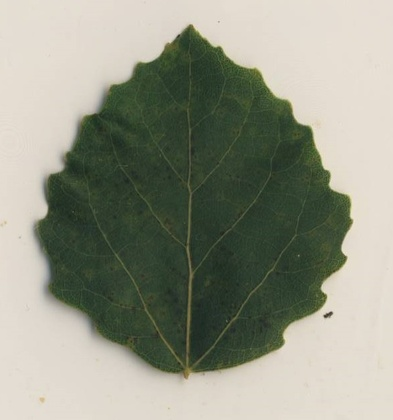
%> input picture 10.jpg, 393 x 420 px, shrunk from 591 x 631 before the run
$ octave main.m   (GNU Octave 9; MATLAB toolbox functions it lacks are replaced by stand-ins)
%> lines starting %> are read from the running program, lines starting %| are printed output that depends on the picture; in (x1, y1, x2, y2) boxes, pixels count from 0 and x2, y2 are one past the last pixel; in counts of white or black regions, pixels touching at a corner belong together; the program's own positions count from 1
%> further down, RGB is the input picture: size 420x393x3 uint8; mean R, G, B 146.6, 149.3, 133.7
### rgb2yuv.m
function YUV=rgb2yuv(RGB)
RGB = mat2gray(RGB);
%> RGB: size 420x393x3 double
R = RGB(:,:,1);
G = RGB(:,:,2);
B = RGB(:,:,3);
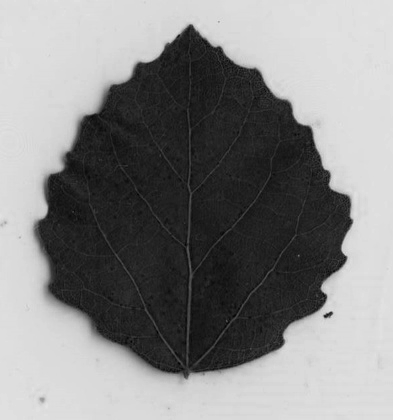
%> B: size 420x393 double; min 0, max 0.897, mean 0.528
Y = 0.299*R + 0.587*G + 0.114*B;
U = -0.147*R- 0.289*G + 0.436*B;
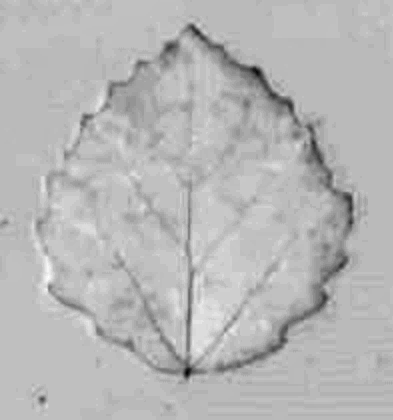
%> U: size 420x393 double; min -0.125, max 0.00916, mean -0.0287; drawn with min black and max white
V = 0.615*R - 0.515*G - 0.100*B;
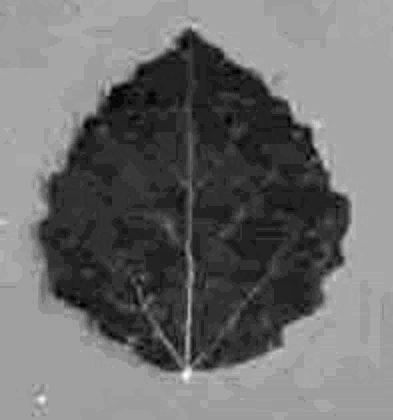
%> V: size 420x393 double; min -0.0563, max 0.0712, mean -0.000671; drawn with min black and max white
YUV = cat(3, Y, U, V);
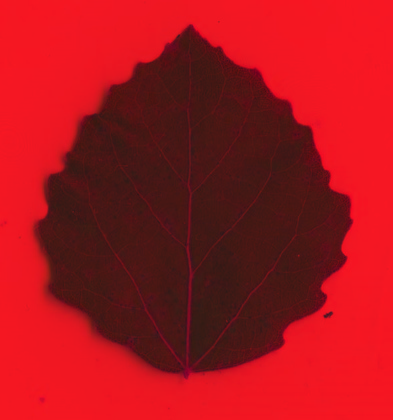
%> YUV: size 420x393x3 double; mean R, G, B 0.586, -0.0287, -0.000671; drawn with min black and max white
end

### Normalize.m
function OutImg = Normalize(InImg)
ymax=255;ymin=0;
xmax = max(max(InImg)); %求得InImg中的最大值
%> xmax = 0.963
xmin = min(min(InImg)); %求得InImg中的最小值
%> xmin = 0.0764
OutImg = round((ymax-ymin)*(InImg-xmin)/(xmax-xmin) + ymin); %归一化并取整
end

### endpoints.m
function g = endpoints(f)
%ENDPOINTS 是计算一个二值图像的端点
%  G = ENDPOINTS(F)，其中F为输入的二值图像，G为输出图像，即F图像的端点图像
persistent lut %声明一个持久变量lut
if isempty(lut)
    lut = makelut(@endpoint_fcn,3);
end
g = applylut(f, lut);
%------------------------------------------------------------------------
function is_end_point = endpoint_fcn(nhood)
%判断一个像素是否是端点
%IS_END_POINT = ENDPOINT_FCN(NHOOD)应用一个3*3的二值邻域元素是端点返回1，否则返回0
is_end_point = nhood(2,2) & (sum(nhood(:)) == 2);
% [9 lines of commented-out code are left out]

### corner.m
function [cout,marked_img]=corner(varargin)


%   CORNER Find corners in intensity image.
%
%       CORNER works by the following step:
%       1.	Apply the Canny edge detector to the gray level image and obtain a
%       binary edge-map.
%       2.	Extract the edge contours from the edge-map, fill the gaps in the
%       contours.
%       3.	Compute curvature at a low scale for each contour to retain all
%       true corners.
%       4.	All of the curvature local maxima are considered as corner
%       candidates, then rounded corners and false corners due to boundary
%       noise and details were eliminated.
%       5.  End points of line mode curve were added as corner, if they are not
%       close to the above detected corners.
%
%       Syntax :
%       [cout,marked_img]=corner(I,C,T_angle,sig,H,L,Endpiont,Gap_size)
%
%       Input :
%       I -  the input image, it could be gray, color or binary image. If I is
%           empty([]), input image can be get from a open file dialog box.
%       C -  denotes the minimum ratio of major axis to minor axis of an ellipse,
%           whose vertex could be detected as a corner by proposed detector.
%           The default value is 1.5.
%       T_angle -  denotes the maximum obtuse angle that a corner can have when
%           it is detected as a true corner, default value is 162.
%       Sig -  denotes the standard deviation of the Gaussian filter when
%           computeing curvature. The default sig is 3.
%       H,L -  high and low threshold of Canny edge detector. The default value
%           is 0.35 and 0.
%       Endpoint -  a flag to control whether add the end points of a curve
%           as corner, 1 means Yes and 0 means No. The default value is 1.
%       Gap_size -  a paremeter use to fill the gaps in the contours, the gap
%           not more than gap_size were filled in this stage. The default
%           Gap_size is 1 pixels.
%
%       Output :
%       cout -  a position pair list of detected corners in the input image.
%       marked_image -  image with detected corner marked.
%
%       Examples
%       -------
%       I = imread('alumgrns.tif');
%       cout = corner(I,[],[],[],0.2);
%
%       [cout, marked_image] = corner;
%
%       cout = corner([],1.6,155);
%
%
%   Composed by He Xiaochen
%   HKU EEE Dept. ITSR, Apr. 2005
%
%   Algorithm is derived from :
%       X.C. He and N.H.C. Yung, ¡°Curvature Scale Space Corner Detector with
%       Adaptive Threshold and Dynamic Region of Support¡±, Proceedings of the
%       17th International Conference on Pattern Recognition, 2:791-794, August 2004.
%   Improved algorithm is included in ¡°A Corner Detector based on Global and Local
%   Curvature Properties¡±and submitted to Optical Engineering.


[I,C,T_angle,sig,H,L,Endpoint,Gap_size] = parse_inputs(varargin{:});

if size(I,3)==3
    I=rgb2gray(I); % Transform RGB image to a Gray one.
end

tic
BW=edge (I,'canny',[L,H]);  % Detect edges
time_for_detecting_edge=toc

tic
[curve,curve_start,curve_end,curve_mode,curve_num]=extract_curve(BW,Gap_size);  % Extract curves
time_for_extracting_curve=toc

tic
cout=get_corner(curve,curve_start,curve_end,curve_mode,curve_num,BW,sig,Endpoint,C,T_angle); % Detect corners
time_for_detecting_corner=toc

img=I;
for i=1:size(cout,1)
    img=mark(img,cout(i,1),cout(i,2),5);
end
marked_img=img;
% [4 lines of commented-out code are left out]


function [curve,curve_start,curve_end,curve_mode,cur_num]=extract_curve(BW,Gap_size)

%   Function to extract curves from binary edge map, if the endpoint of a
%   contour is nearly connected to another endpoint, fill the gap and continue
%   the extraction. The default gap size is 1 pixles.

[L,W]=size(BW);
BW1=zeros(L+2*Gap_size,W+2*Gap_size);
BW_edge=zeros(L,W);
BW1(Gap_size+1:Gap_size+L,Gap_size+1:Gap_size+W)=BW;
[r,c]=find(BW1==1);
cur_num=0;

while size(r,1)>0
    point=[r(1),c(1)];
    cur=point;
    BW1(point(1),point(2))=0;
    [I,J]=find(BW1(point(1)-Gap_size:point(1)+Gap_size,point(2)-Gap_size:point(2)+Gap_size)==1);
    while size(I,1)>0
        dist=(I-Gap_size-1).^2+(J-Gap_size-1).^2;
        [min_dist,index]=min(dist);
        point=point+[I(index),J(index)]-Gap_size-1;
        cur=[cur;point];
        BW1(point(1),point(2))=0;
        [I,J]=find(BW1(point(1)-Gap_size:point(1)+Gap_size,point(2)-Gap_size:point(2)+Gap_size)==1);
    end

    % Extract edge towards another direction
    point=[r(1),c(1)];
    BW1(point(1),point(2))=0;
    [I,J]=find(BW1(point(1)-Gap_size:point(1)+Gap_size,point(2)-Gap_size:point(2)+Gap_size)==1);
    while size(I,1)>0
        dist=(I-Gap_size-1).^2+(J-Gap_size-1).^2;
        [min_dist,index]=min(dist);
        point=point+[I(index),J(index)]-Gap_size-1;
        cur=[point;cur];
        BW1(point(1),point(2))=0;
        [I,J]=find(BW1(point(1)-Gap_size:point(1)+Gap_size,point(2)-Gap_size:point(2)+Gap_size)==1);
    end

    if size(cur,1)>(size(BW,1)+size(BW,2))/25
        cur_num=cur_num+1;
        curve{cur_num}=cur-Gap_size;
    end
    [r,c]=find(BW1==1);

end

for i=1:cur_num
    curve_start(i,:)=curve{i}(1,:);
    curve_end(i,:)=curve{i}(size(curve{i},1),:);
    if (curve_start(i,1)-curve_end(i,1))^2+...
        (curve_start(i,2)-curve_end(i,2))^2<=32
        curve_mode(i,:)='loop';
    else
        curve_mode(i,:)='line';
    end

    BW_edge(curve{i}(:,1)+(curve{i}(:,2)-1)*L)=1;
end
% [4 lines of commented-out code are left out]


function cout=get_corner(curve,curve_start,curve_end,curve_mode,curve_num,BW,sig,Endpoint,C,T_angle)

corner_num=0;
cout=[];

GaussianDieOff = .0001;
pw = 1:30;
ssq = sig*sig;
width = max(find(exp(-(pw.*pw)/(2*ssq))>GaussianDieOff));
if isempty(width)
    width = 1;
end
t = (-width:width);
gau = exp(-(t.*t)/(2*ssq))/(2*pi*ssq);
gau=gau/sum(gau);

for i=1:curve_num;
    x=curve{i}(:,1);
    y=curve{i}(:,2);
    W=width;
    L=size(x,1);
    if L>W

        % Calculate curvature
        if curve_mode(i,:)=='loop'
            x1=[x(L-W+1:L);x;x(1:W)];
            y1=[y(L-W+1:L);y;y(1:W)];
        else
            x1=[ones(W,1)*2*x(1)-x(W+1:-1:2);x;ones(W,1)*2*x(L)-x(L-1:-1:L-W)];
            y1=[ones(W,1)*2*y(1)-y(W+1:-1:2);y;ones(W,1)*2*y(L)-y(L-1:-1:L-W)];
        end

        xx=conv(x1,gau);
        xx=xx(W+1:L+3*W);
        yy=conv(y1,gau);
        yy=yy(W+1:L+3*W);
        Xu=[xx(2)-xx(1) ; (xx(3:L+2*W)-xx(1:L+2*W-2))/2 ; xx(L+2*W)-xx(L+2*W-1)];
        Yu=[yy(2)-yy(1) ; (yy(3:L+2*W)-yy(1:L+2*W-2))/2 ; yy(L+2*W)-yy(L+2*W-1)];
        Xuu=[Xu(2)-Xu(1) ; (Xu(3:L+2*W)-Xu(1:L+2*W-2))/2 ; Xu(L+2*W)-Xu(L+2*W-1)];
        Yuu=[Yu(2)-Yu(1) ; (Yu(3:L+2*W)-Yu(1:L+2*W-2))/2 ; Yu(L+2*W)-Yu(L+2*W-1)];
        K=abs((Xu.*Yuu-Xuu.*Yu)./((Xu.*Xu+Yu.*Yu).^1.5));
        K=ceil(K*100)/100;

        % Find curvature local maxima as corner candidates
        extremum=[];
        N=size(K,1);
        n=0;
        Search=1;

        for j=1:N-1
            if (K(j+1)-K(j))*Search>0
                n=n+1;
                extremum(n)=j;  % In extremum, odd points is minima and even points is maxima
                Search=-Search;
            end
        end
        if mod(size(extremum,2),2)==0
            n=n+1;
            extremum(n)=N;
        end

        n=size(extremum,2);
        flag=ones(size(extremum));

        % Compare with adaptive local threshold to remove round corners
        for j=2:2:n
            %I=find(K(extremum(j-1):extremum(j+1))==max(K(extremum(j-1):extremum(j+1))));
            %extremum(j)=extremum(j-1)+round(mean(I))-1; % Regard middle point of plateaus as maxima

            [x,index1]=min(K(extremum(j):-1:extremum(j-1)));
            [x,index2]=min(K(extremum(j):extremum(j+1)));
            ROS=K(extremum(j)-index1+1:extremum(j)+index2-1);
            K_thre(j)=C*mean(ROS);
            if K(extremum(j))<K_thre(j)
                flag(j)=0;
            end
        end
        extremum=extremum(2:2:n);
        flag=flag(2:2:n);
        extremum=extremum(find(flag==1));

        % Check corner angle to remove false corners due to boundary noise and trivial details
        flag=0;
        smoothed_curve=[xx,yy];
        while sum(flag==0)>0
            n=size(extremum,2);
            flag=ones(size(extremum));
            for j=1:n
                if j==1 & j==n
                    ang=curve_tangent(smoothed_curve(1:L+2*W,:),extremum(j));
                elseif j==1
                    ang=curve_tangent(smoothed_curve(1:extremum(j+1),:),extremum(j));
                elseif j==n
                    ang=curve_tangent(smoothed_curve(extremum(j-1):L+2*W,:),extremum(j)-extremum(j-1)+1);
                else
                    ang=curve_tangent(smoothed_curve(extremum(j-1):extremum(j+1),:),extremum(j)-extremum(j-1)+1);
                end
                if ang>T_angle & ang<(360-T_angle)
                    flag(j)=0;
                end
            end

            if size(extremum,2)==0
                extremum=[];
            else
                extremum=extremum(find(flag~=0));
            end
        end

        extremum=extremum-W;
        extremum=extremum(find(extremum>0 & extremum<=L));
        n=size(extremum,2);
        for j=1:n
            corner_num=corner_num+1;
            cout(corner_num,:)=curve{i}(extremum(j),:);
        end
    end
end


% Add Endpoints
if Endpoint
    for i=1:curve_num
        if size(curve{i},1)>0 & curve_mode(i,:)=='line'

            % Start point compare with detected corners
            compare_corner=cout-ones(size(cout,1),1)*curve_start(i,:);
            compare_corner=compare_corner.^2;
            compare_corner=compare_corner(:,1)+compare_corner(:,2);
            if min(compare_corner)>25       % Add end points far from detected corners
                corner_num=corner_num+1;
                cout(corner_num,:)=curve_start(i,:);
            end

            % End point compare with detected corners
            compare_corner=cout-ones(size(cout,1),1)*curve_end(i,:);
            compare_corner=compare_corner.^2;
            compare_corner=compare_corner(:,1)+compare_corner(:,2);
            if min(compare_corner)>25
                corner_num=corner_num+1;
                cout(corner_num,:)=curve_end(i,:);
            end
        end
    end
end


% [49 lines left out: function curve_tangent, not called in this run]


function img1=mark(img,x,y,w)

[M,N,C]=size(img);
img1=img;

if isa(img,'logical')
    img1(max(1,x-floor(w/2)):min(M,x+floor(w/2)),max(1,y-floor(w/2)):min(N,y+floor(w/2)),:)=...
        (img1(max(1,x-floor(w/2)):min(M,x+floor(w/2)),max(1,y-floor(w/2)):min(N,y+floor(w/2)),:)<1);
    img1(x-floor(w/2)+1:x+floor(w/2)-1,y-floor(w/2)+1:y+floor(w/2)-1,:)=...
        img(x-floor(w/2)+1:x+floor(w/2)-1,y-floor(w/2)+1:y+floor(w/2)-1,:);
else
    img1(max(1,x-floor(w/2)):min(M,x+floor(w/2)),max(1,y-floor(w/2)):min(N,y+floor(w/2)),:)=...
        (img1(max(1,x-floor(w/2)):min(M,x+floor(w/2)),max(1,y-floor(w/2)):min(N,y+floor(w/2)),:)<128)*255;
    img1(x-floor(w/2)+1:x+floor(w/2)-1,y-floor(w/2)+1:y+floor(w/2)-1,:)=...
        img(x-floor(w/2)+1:x+floor(w/2)-1,y-floor(w/2)+1:y+floor(w/2)-1,:);
end


function [I,C,T_angle,sig,H,L,Endpoint,Gap_size] = parse_inputs(varargin);

error(nargchk(0,8,nargin));

Para=[1.5,162,3,0.35,0,1,1]; %Default experience value;

if nargin>=2
    I=varargin{1};
    for i=2:nargin
        if size(varargin{i},1)>0
            Para(i-1)=varargin{i};
        end
    end
end

if nargin==1
    I=varargin{1};
end

if nargin==0 | size(I,1)==0
    [fname,dire]=uigetfile('*.bmp;*.jpg;*.gif','Open the image to be detected');
    I=imread([dire,fname]);
end

C=Para(1);
T_angle=Para(2);
sig=Para(3);
H=Para(4);
L=Para(5);
Endpoint=Para(6);
Gap_size=Para(7);

### locatevein.m
%定位树叶叶脉的具体坐标，目前只考虑定位最主要叶脉的坐标
%processedImg：经过处理后，提取到的叶脉骨架
%xy：经霍夫变换得到的主叶脉
%
%res:求取的主叶脉坐标
function res=locatevein(processedImg,xy)
%获得霍夫变换得到的主叶脉最上端
x=xy(1,1);
y=xy(1,2);
temImg=zeros(size(processedImg));
temImg(xy(1,2),xy(1,1))=1;
i=xy(1,1);
for j=xy(1,2):xy(2,2)

    temImg=smallsearch(j,i,processedImg,temImg);
    oneInImg=find(temImg(j+1,:)==1);

    if size(oneInImg,2)>1
    %处理可能出现在一行有多个点的情况(多个if并列情况下)
    %搜索范围仅为下左右时似乎没必要
    %依靠后面的程序已经把此种问题解决
    end

    %处理找到0个点的情况
    if size(oneInImg,2)==0
    %加大搜索范围，扩大至3
        if processedImg(j+1,i-2)==1
            temImg(j+1,i-2)=1;
        elseif processedImg(j+1,i+2)==1
            temImg(j+1,i+2)=1;
        elseif processedImg(j+1,i-3)==1
            temImg(j+1,i-3)=1;
        elseif processedImg(j+1,i+3)==1
            temImg(j+1,i+3)=1;
        end
    %加大搜索范围后仍未有效，改变原有搜索点位置,最大范围10
        oneInImg=find(temImg(j+1,:)==1);
        if size(oneInImg,2)==0
            [temImg,sign]=smallsearch(j,i-1,processedImg,temImg);
            if sign==0
                [temImg,sign]=smallsearch(j,i+1,processedImg,temImg);
            end
             if sign==0
                [temImg,sign]=smallsearch(j,i-2,processedImg,temImg);
             end
             if sign==0
                [temImg,sign]=smallsearch(j,i+2,processedImg,temImg);
             end
             if sign==0
                [temImg,sign]=smallsearch(j,i-3,processedImg,temImg);
             end
             if sign==0
                [temImg,sign]=smallsearch(j,i+3,processedImg,temImg);
             end
             if sign==0
                [temImg,sign]=smallsearch(j,i-4,processedImg,temImg);
             end
             if sign==0
                [temImg,sign]=smallsearch(j,i+4,processedImg,temImg);
             end
             if sign==0
                [temImg,sign]=smallsearch(j,i-5,processedImg,temImg);
             end
             if sign==0
                [temImg,sign]=smallsearch(j,i+5,processedImg,temImg);
             end
             if sign==0
                [temImg,sign]=smallsearch(j,i-6,processedImg,temImg);
             end
             if sign==0
                [temImg,sign]=smallsearch(j,i+6,processedImg,temImg);
             end
             if sign==0
                [temImg,sign]=smallsearch(j,i-7,processedImg,temImg);
             end
             if sign==0
                [temImg,sign]=smallsearch(j,i+7,processedImg,temImg);
             end
             if sign==0
                [temImg,sign]=smallsearch(j,i-8,processedImg,temImg);
             end
             if sign==0
                [temImg,sign]=smallsearch(j,i+8,processedImg,temImg);
             end
             if sign==0
                [temImg,sign]=smallsearch(j,i-9,processedImg,temImg);
             end
             if sign==0
                [temImg,sign]=smallsearch(j,i+9,processedImg,temImg);
             end
              if sign==0
                [temImg,sign]=smallsearch(j,i-10,processedImg,temImg);
             end
             if sign==0
                [temImg,sign]=smallsearch(j,i+10,processedImg,temImg);
             end
        end
    end

    i=find(temImg(j+1,:)==1);
end
res=temImg;
end

### smallsearch.m
function [temImg,sign]=smallsearch(j,i,processedImg,temImg)
sign=1;
if processedImg(j+1,i)==1
    temImg(j+1,i)=1;
elseif processedImg(j+1,i-1)==1
    temImg(j+1,i-1)=1;
elseif processedImg(j+1,i+1)==1
    temImg(j+1,i+1)=1;
else
    sign=0;
end
end

### findSubVein.m
function [sub_vein_left_,sub_vein_right_]=findSubVein(cout,xy,processedImg)
%cou为所有检测到的角点
%xy为主轴
Q2=xy(1,:)';
Q1=xy(2,:)';
xMain=xy(1,1);
j=1;k=1;
for i=1:1:size(cout,1)
    P=[cout(i,2);cout(i,1)];
    d = abs(det([Q2-Q1,P-Q1]))/norm(Q2-Q1);%全部需要列向量全部，x在前y在后
    if d>20
        res=locateSubVein(processedImg,xy,P);
        xx=P(1);
        if xx<xMain
            [x,y]=find(res==1);
            sub_vein_left_(1:size(x,1),1:2,j)=[x,y];
            j=j+1;
        else
            [x,y]=find(res==1);
            sub_vein_right_(1:size(x,1),1:2,k)=[x,y];
            k=k+1;
        end
    end
end
end

### main.m
clear;
%%图像读取及色彩空间变换
RGB = imread('10.JPG');
grayImage=rgb2gray(RGB);
YUV=rgb2yuv(RGB);
% [4 lines of commented-out code are left out]
grayImage=YUV(:,:,1);
grayImage=uint8(Normalize(grayImage));
%%

%获取叶子范围%
level = graythresh(grayImage);
%> level = 0.533
binaryImage = im2bw(grayImage, level);
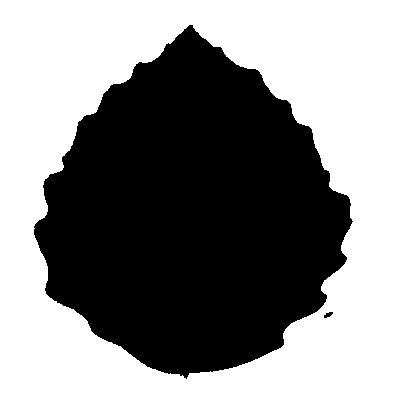
%> binaryImage: size 420x393 logical; 55% white; 2 black regions, box (x1, y1, x2, y2) and area: (34, 25, 353, 379) 74222, (324, 312, 333, 318) 33
%binaryImage = imbinarize(rgb2gray(RGB));

binaryImage = imcomplement(binaryImage);% invert image
binaryImage = imfill(binaryImage, 'holes');
binaryImage = bwareaopen(binaryImage, round(0.1*numel(binaryImage)));%去除周围的小区域
%> binaryImage: size 420x393 logical; 45% white; 1 white region, box (x1, y1, x2, y2) and area: (34, 25, 353, 379) 74222
% [5 lines of commented-out code are left out]
%%
%获取叶子轮廓%
dim = size(binaryImage);
xPt = round(dim(2)/2)-90;
yPt = min(find(binaryImage(:,xPt)));
%> yPt = 92
boundary = bwtraceboundary(binaryImage,[yPt, xPt],'N');
%> boundary = 972 rows, first 12: [92 107; 92 108; 91 109; 90 109; 89 110; 88 111; 87 111; 86 112; 86 113; 85 114; 85 115; 85 116]
x= boundary(:,2); % x = columns.    %%% 得到边界坐标  列
%> x = 972 values, max 353 at index 356, min 35 at index 806, mean 193
y =boundary(:,1); % y = rows.       %%% 得到边界坐标  行
%> y = 972 values, max 379 at index 598, min 26 at index 101, mean 213
STATS=regionprops(binaryImage,'Centroid','Extrema','Orientation','MajorAxisLength','MinorAxisLength');
%> STATS = 1 region; Centroid, MajorAxisLength, MinorAxisLength and Orientation: [192.8 215.7] 322.2 296.5 89.88
boundary_swap=[x,y];
%> boundary_swap = 972 rows, first 12: [107 92; 108 92; 109 91; 109 90; 110 89; 111 88; 111 87; 112 86; 113 86; 114 85; 115 85; 116 85]
bourdary_top_x=round((STATS.Extrema(1,1)+STATS.Extrema(2,1))/2);
%> bourdary_top_x = 192
bourdary_top_y=round((STATS.Extrema(1,2)+STATS.Extrema(2,2))/2);
%> bourdary_top_y = 26
bourdary_bottom_x=round((STATS.Extrema(5,1)+STATS.Extrema(6,1))/2);
%> bourdary_bottom_x = 187
bourdary_bottom_y=round((STATS.Extrema(5,2)+STATS.Extrema(6,2))/2);
%> bourdary_bottom_y = 380
bourdary_top=[bourdary_top_x,bourdary_top_y];
%> bourdary_top = [192 26]
bourdary_bottom=[bourdary_bottom_x,bourdary_bottom_y];
%> bourdary_bottom = [187 380]
center_point=round(STATS.Centroid);
%> center_point = [193 216]
By = ones(size(grayImage));
for k = 1:size(x)
    By(boundary(k,1),boundary(k,2)) = 0;
end
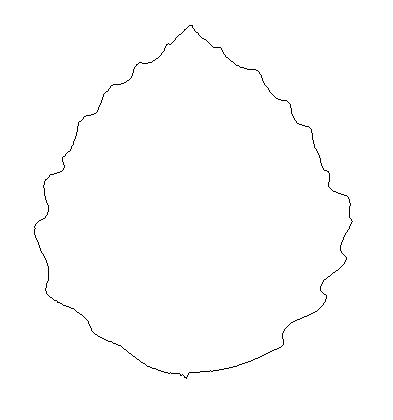
%> By: size 420x393 double; values 0 (black) and 1 (white), 99.4% white; black in thin lines or dots, all inside (x1, y1, x2, y2) = (34, 25, 353, 379)
SE=strel('square',10);
By=imerode(By,SE);
%> By: size 420x393 double; values 0 (black) and 1 (white), 91.9% white; 1 black region, box (x1, y1, x2, y2) and area: (29, 20, 357, 383) 13398

%%
%检测树叶骨架%
image_out1=adapthisteq(grayImage);
image_out1 = edge(image_out1,'canny',[0.27,0.29],1);
%> image_out1: size 420x393 logical; 1.8% white in thin lines or dots, all inside (x1, y1, x2, y2) = (1, 24, 353, 398)
image_out1 = bwareaopen(image_out1,35);
%> image_out1: size 420x393 logical; 1.3% white in thin lines or dots, all inside (x1, y1, x2, y2) = (32, 24, 353, 374)

imageout=binaryImage.*image_out1.*By;
%> imageout: size 420x393 double; values 0 (black) and 1 (white), 0.67% white in thin lines or dots, all inside (x1, y1, x2, y2) = (96, 110, 295, 368)
image_out2=adapthisteq(imageout);
image_out2 = edge(image_out2,'canny',[0.27,0.29],1);
%> image_out2: size 420x393 logical; 1% white in thin lines or dots, all inside (x1, y1, x2, y2) = (95, 110, 296, 369)
image_out2 = bwareaopen(image_out2,35);
se=strel('disk',2,0);
dilatedI = imdilate(image_out2,se);
%> dilatedI: size 420x393 logical; 3.4% white; 3 white regions, box (x1, y1, x2, y2) and area: (136, 108, 298, 371) 5058, (232, 199, 259, 229) 251, (93, 219, 113, 251) 239
dilatedI = imfill(dilatedI, 'holes');%填补膨胀后存在的洞
%> dilatedI: size 420x393 logical; 3.5% white; 3 white regions, box (x1, y1, x2, y2) and area: (136, 108, 298, 371) 5221, (232, 199, 259, 229) 251, (93, 219, 113, 251) 239
imageout2 = bwmorph(dilatedI,'skel',Inf);
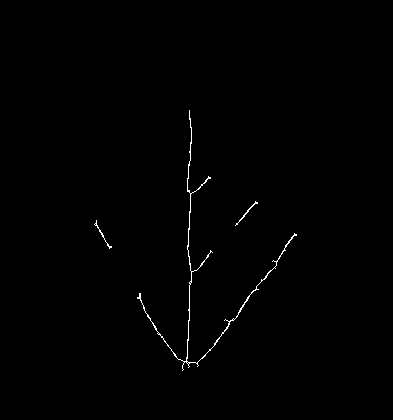
%> imageout2: size 420x393 logical; 0.49% white in thin lines or dots, all inside (x1, y1, x2, y2) = (94, 110, 297, 371)
imageout2 = bwmorph(imageout2,'spur',10);
%> imageout2: size 420x393 logical; 0.49% white in thin lines or dots, all inside (x1, y1, x2, y2) = (94, 110, 297, 369)
for k=1:5
    imageout2 = imageout2 &~ endpoints(imageout2);   %去端点毛刺
end
%> (the rest of the program and of its run is left out)
